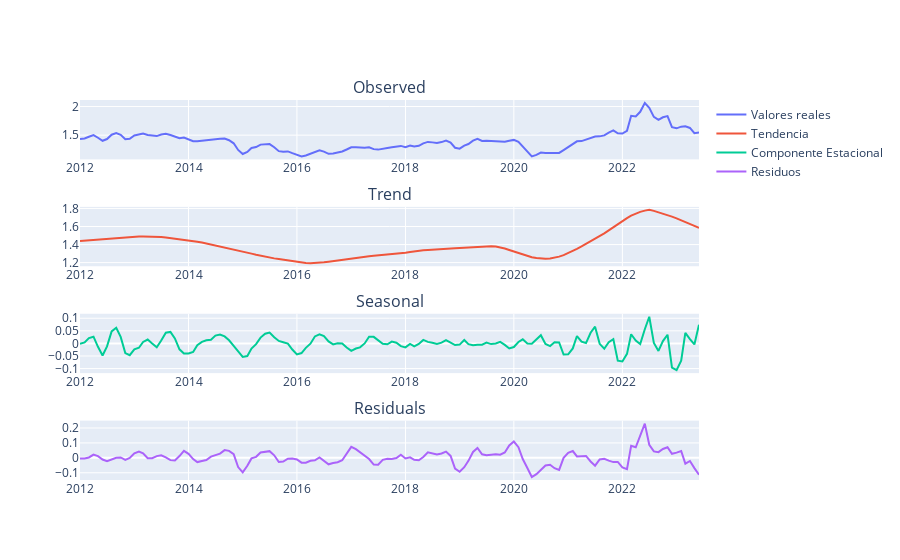

Notebook source saved alongside this figure:
### Code cell
advanced_decomposition = STL(df['Precio'], period = 12).fit()

fig = make_subplots(rows=4, cols=1, subplot_titles=("Observed", "Trend", "Seasonal", "Residuals"))

fig.add_trace(
    go.Line(name = "Valores reales", x = df.Fecha, y = advanced_decomposition.observed),
    row=1, col=1
)
fig.add_trace(
    go.Line(name = "Tendencia", x = df.Fecha, y = advanced_decomposition.trend),
    row=2, col=1
)
fig.add_trace(
    go.Line(name = "Componente Estacional", x = df.Fecha, y = advanced_decomposition.seasonal),
    row=3, col=1
)
fig.add_trace(
    go.Line(name = "Residuos", x = df.Fecha, y = advanced_decomposition.resid),
    row=4, col=1
)

### Figure 1 — Plotly figure (JSON) as saved in the notebook; plotly's stock layout.template omitted (floating-point values rounded to 4 significant figures; data arrays with more than 128 entries replaced by an {"elided": "..."} marker saying what was removed)
{"data": [{"name": "Valores reales", "type": "scatter", "x": {"elided": "138 str values"}, "xaxis": "x", "y": {"elided": "138 float values"}, "yaxis": "y"}, {"name": "Tendencia", "type": "scatter", "x": {"elided": "138 str values"}, "xaxis": "x2", "y": {"elided": "138 float values"}, "yaxis": "y2"}, {"name": "Componente Estacional", "type": "scatter", "x": {"elided": "138 str values"}, "xaxis": "x3", "y": {"elided": "138 float values"}, "yaxis": "y3"}, {"name": "Residuos", "type": "scatter", "x": {"elided": "138 str values"}, "xaxis": "x4", "y": {"elided": "138 float values"}, "yaxis": "y4"}], "layout": {"annotations": [{"font": {"size": 16}, "showarrow": false, "text": "Observed", "x": 0.5, "xanchor": "center", "xref": "paper", "y": 1, "yanchor": "bottom", "yref": "paper"}, {"font": {"size": 16}, "showarrow": false, "text": "Trend", "x": 0.5, "xanchor": "center", "xref": "paper", "y": 0.7188, "yanchor": "bottom", "yref": "paper"}, {"font": {"size": 16}, "showarrow": false, "text": "Seasonal", "x": 0.5, "xanchor": "center", "xref": "paper", "y": 0.4375, "yanchor": "bottom", "yref": "paper"}, {"font": {"size": 16}, "showarrow": false, "text": "Residuals", "x": 0.5, "xanchor": "center", "xref": "paper", "y": 0.1562, "yanchor": "bottom", "yref": "paper"}], "xaxis": {"anchor": "y", "domain": [0, 1]}, "xaxis2": {"anchor": "y2", "domain": [0, 1]}, "xaxis3": {"anchor": "y3", "domain": [0, 1]}, "xaxis4": {"anchor": "y4", "domain": [0, 1]}, "yaxis": {"anchor": "x", "domain": [0.8438, 1]}, "yaxis2": {"anchor": "x2", "domain": [0.5625, 0.7188]}, "yaxis3": {"anchor": "x3", "domain": [0.2812, 0.4375]}, "yaxis4": {"anchor": "x4", "domain": [0, 0.1562]}}}
